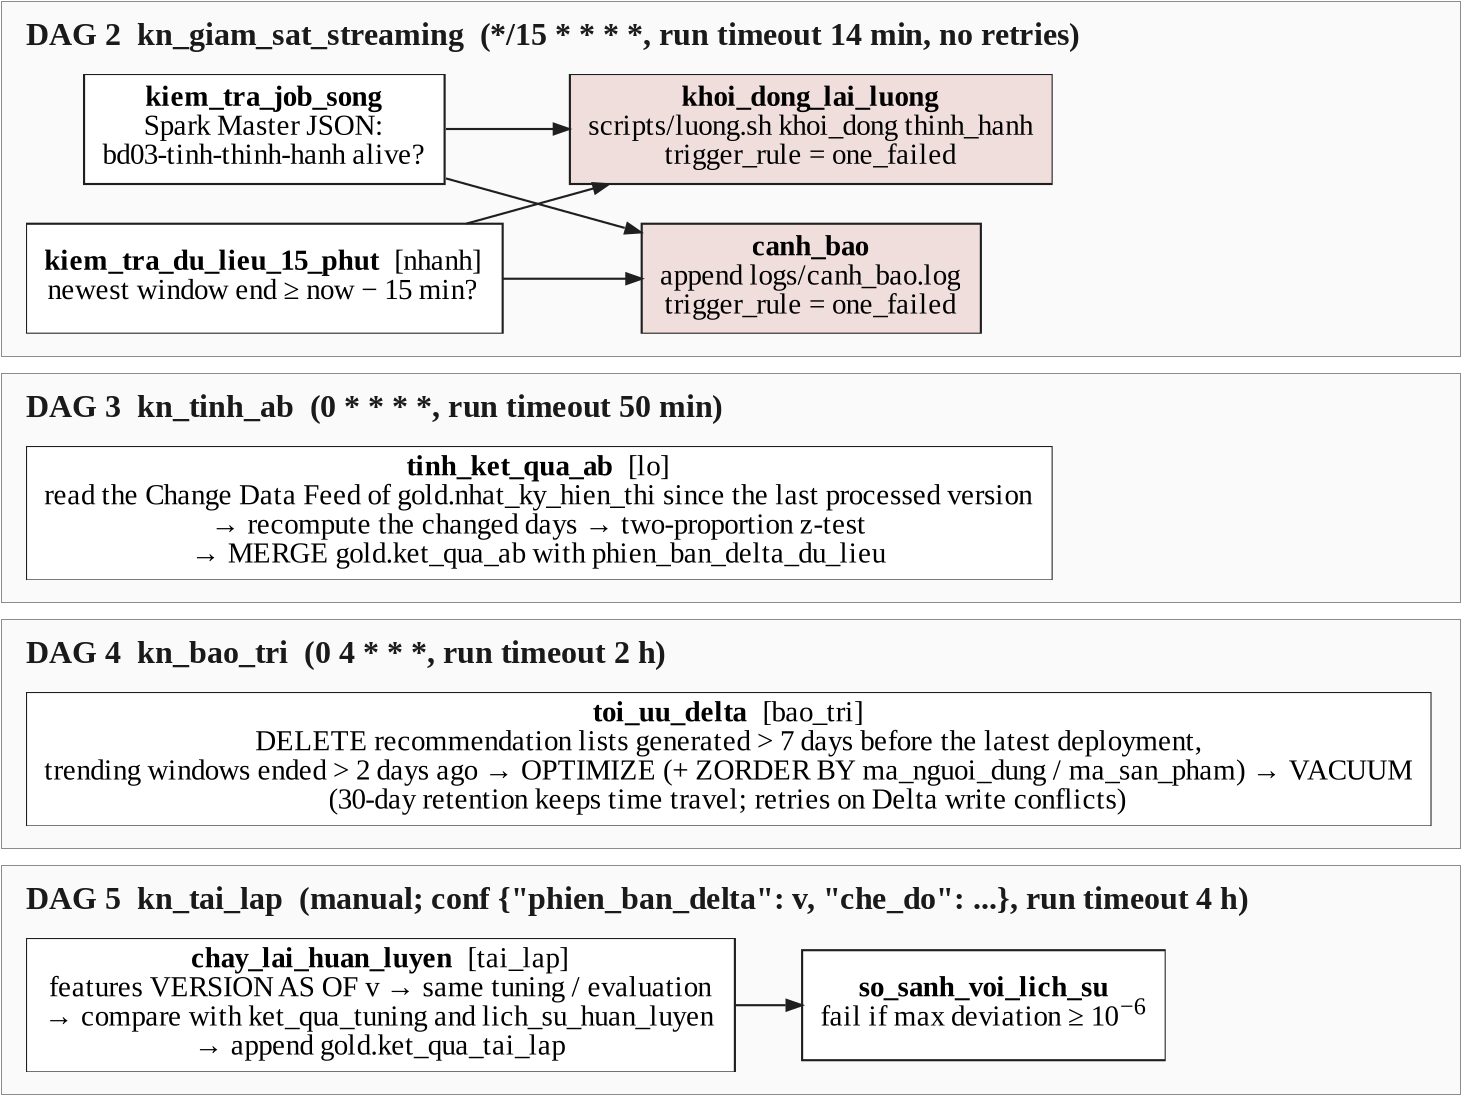

The Python source for this figure:
"""Hình: DAG 2-5. Mỗi DAG vẽ bằng Graphviz riêng rồi xếp chồng bằng PIL, để bốn khung
cùng bề rộng và không phụ thuộc cách Graphviz xếp các cụm cạnh nhau.
Nội dung lấy từ airflow/dags/kn_giam_sat_streaming.py, kn_tinh_ab.py, kn_bao_tri.py, kn_tai_lap.py."""
import os
import subprocess
import tempfile

from PIL import Image, ImageDraw, ImageFont

DPI = 220
DAU = """digraph G {
  graph [rankdir=LR, fontname="Liberation Serif", nodesep=0.18, ranksep=0.3, pad=0, bgcolor=transparent];
  node  [shape=box, style=filled, fontname="Liberation Serif", fontsize=9.5, fillcolor="#FFFFFF", color="#1F1F1F", penwidth=0.7, margin="0.09,0.04"];
  edge  [color="#1F1F1F", arrowsize=0.5, penwidth=0.7, fontname="Liberation Serif Italic", fontsize=8.5];
%s
}
"""
DAG = [
    ("DAG 2  kn_giam_sat_streaming  (*/15 * * * *, run timeout 14 min, no retries)", """
    a1 [label=<<B>kiem_tra_job_song</B><BR/>Spark Master JSON:<BR/>bd03-tinh-thinh-hanh alive?>];
    a2 [label=<<B>kiem_tra_du_lieu_15_phut</B>  [nhanh]<BR/>newest window end ≥ now − 15 min?>];
    a3 [fillcolor="#F0DEDC", label=<<B>khoi_dong_lai_luong</B><BR/>scripts/luong.sh khoi_dong thinh_hanh<BR/>trigger_rule = one_failed>];
    a4 [fillcolor="#F0DEDC", label=<<B>canh_bao</B><BR/>append logs/canh_bao.log<BR/>trigger_rule = one_failed>];
    a1 -> a3; a2 -> a3; a1 -> a4; a2 -> a4;"""),
    ("DAG 3  kn_tinh_ab  (0 * * * *, run timeout 50 min)", """
    b1 [label=<<B>tinh_ket_qua_ab</B>  [lo]<BR/>read the Change Data Feed of gold.nhat_ky_hien_thi since the last processed version<BR/>→ recompute the changed days → two-proportion z-test<BR/>→ MERGE gold.ket_qua_ab with phien_ban_delta_du_lieu>];"""),
    ("DAG 4  kn_bao_tri  (0 4 * * *, run timeout 2 h)", """
    c1 [label=<<B>toi_uu_delta</B>  [bao_tri]<BR/>DELETE recommendation lists generated &gt; 7 days before the latest deployment,<BR/>trending windows ended &gt; 2 days ago → OPTIMIZE (+ ZORDER BY ma_nguoi_dung / ma_san_pham) → VACUUM<BR/>(30-day retention keeps time travel; retries on Delta write conflicts)>];"""),
    ('DAG 5  kn_tai_lap  (manual; conf {"phien_ban_delta": v, "che_do": ...}, run timeout 4 h)', """
    d1 [label=<<B>chay_lai_huan_luyen</B>  [tai_lap]<BR/>features VERSION AS OF v → same tuning / evaluation<BR/>→ compare with ket_qua_tuning and lich_su_huan_luyen<BR/>→ append gold.ket_qua_tai_lap>];
    d2 [label=<<B>so_sanh_voi_lich_su</B><BR/>fail if max deviation ≥ 10<SUP>−6</SUP>>];
    d1 -> d2;"""),
]


def ve(than, tep):
    with tempfile.NamedTemporaryFile("w", suffix=".dot", delete=False) as f:
        f.write(DAU % than)
    subprocess.run(["dot", "-Tpng", "-Gdpi=%d" % DPI, f.name, "-o", tep], check=True)
    os.unlink(f.name)
    a = Image.open(tep).convert("RGBA")
    return a.crop(a.getbbox())


# Khung và tiêu đề vẽ bằng PIL để bốn khung cùng bề rộng (giống khung nhóm ở các hình matplotlib).
PX = DPI / 72.0
chu_dam = ImageFont.truetype("/usr/share/fonts/truetype/liberation/LiberationSerif-Bold.ttf", int(10.5 * PX))
le, tren_td, duoi_td, day, khe = int(0.12 * DPI), int(0.07 * DPI), int(0.1 * DPI), int(0.1 * DPI), int(0.08 * DPI)
anh = [ve(b, "/tmp/f06_%d.png" % i) for i, (_, b) in enumerate(DAG)]
cao_td = chu_dam.getbbox("Ag")[3]
rong = max(a.width for a in anh) + 2 * le + 4
cao_khung = [tren_td + cao_td + duoi_td + a.height + day for a in anh]
nen = Image.new("RGB", (rong, sum(cao_khung) + khe * (len(anh) - 1) + 4), "white")
ve2 = ImageDraw.Draw(nen)
y = 1
for (tieu_de, _), a, h in zip(DAG, anh, cao_khung):
    ve2.rectangle([1, y, rong - 2, y + h], fill="#FAFAFA", outline="#8C8C8C", width=max(1, int(0.6 * PX)))
    ve2.text((le, y + tren_td), tieu_de, font=chu_dam, fill="#1A1A1A")
    nen.paste(a, (le, y + tren_td + cao_td + duoi_td), a)
    y += h + khe
nen.save("f06_dag_khac.png", dpi=(DPI, DPI))
